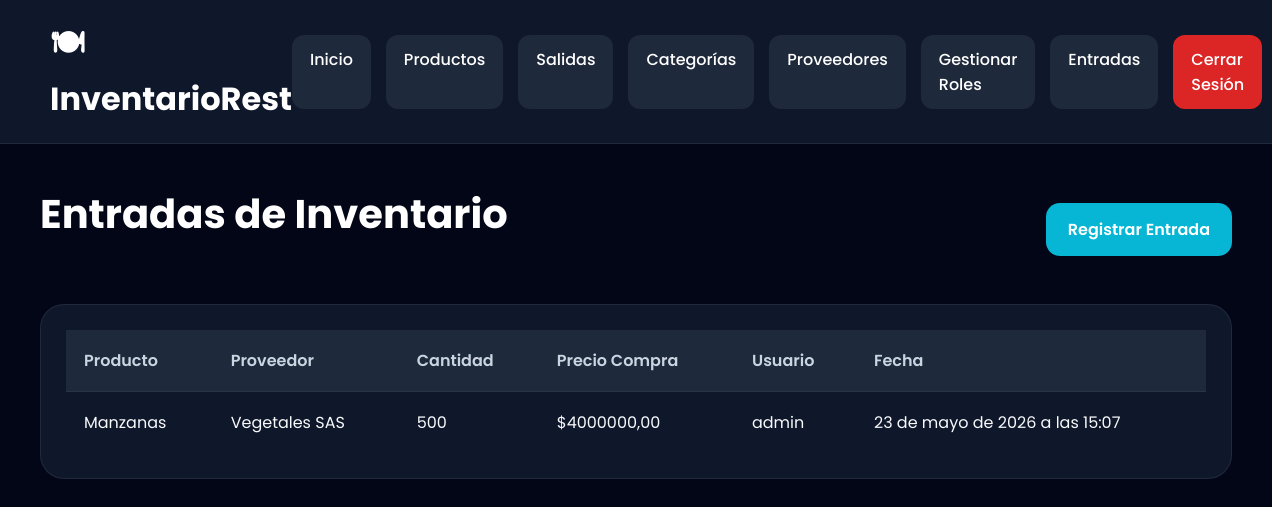
The page /entradas/ (signed in) on the database its author committed.
### modulo/models.py (models this page shows, shortened)
class EntradaProducto(models.Model):
    producto = models.ForeignKey(
        Producto,
        on_delete=models.CASCADE
    )
    proveedor = models.ForeignKey(
        Proveedor,
        on_delete=models.CASCADE
    )
    usuario = models.ForeignKey(
        User,
        on_delete=models.CASCADE
    )
    orden_compra = models.ForeignKey(
        OrdenCompra,
        on_delete=models.SET_NULL,
        null=True,
        blank=True
    )
    cantidad = models.IntegerField()
    precio_compra = models.DecimalField(
        max_digits=10,
        decimal_places=2
    )
    fecha = models.DateTimeField(
        auto_now_add=True
    )
    class Meta:
        verbose_name = "Entrada de Producto"
        verbose_name_plural = "Entradas de Productos"

class Producto(models.Model):
    nombre = models.CharField(
        max_length=100
    )
    descripcion = models.TextField(
        blank=True,
        null=True
    )
    precio = models.DecimalField(
        max_digits=10,
        decimal_places=2
    )
    stock_actual = models.IntegerField(
        default=0
    )
    categoria = models.ForeignKey(
        Categoria,
        on_delete=models.CASCADE
    )
    class Meta:
        verbose_name = "Producto"
        verbose_name_plural = "Productos"

class Proveedor(models.Model):
    nombre = models.CharField(
        max_length=100
    )
    contacto = models.CharField(
        max_length=100,
        blank=True,
        null=True
    )
    telefono = models.CharField(
        max_length=20,
        blank=True,
        null=True
    )
    email = models.EmailField(
        blank=True,
        null=True
    )
    direccion = models.CharField(
        max_length=200,
        blank=True,
        null=True
    )
    class Meta:
        verbose_name = "Proveedor"
        verbose_name_plural = "Proveedores"

### modulo/views.py (the view)
@login_required
def lista_entradas(request):
    if request.user.usuario.rol != 'admin':
        return redirect('dashboard')
    entradas = EntradaProducto.objects.all().order_by('-fecha')
    return render(
        request,
        'modulo/lista_entradas.html',
        {
            'entradas': entradas
        }
    )

### modulo/templates/modulo/lista_entradas.html (shortened to what this page needs)
{% extends 'modulo/base.html' %}
{% block content %}
<div class="products-page">
    <div class="products-header">
        <h1 class="page-title">
            Entradas de Inventario
        </h1>
        <a href="{% url 'registrar_entrada' %}"
           class="create-product-btn">
            Registrar Entrada
        </a>
    </div>
    <div class="products-card">
        <table class="products-table">
            <thead>
                <tr>
                    <th>Producto</th>
                    <th>Proveedor</th>
                    <th>Cantidad</th>
                    <th>Precio Compra</th>
                    <th>Usuario</th>
                    <th>Fecha</th>
                </tr>
            </thead>
            <tbody>
                {% for entrada in entradas %}
                <tr>
                    <td>
                        {{ entrada.producto.nombre }}
                    </td>
                    <td>
                        {{ entrada.proveedor.nombre }}
                    </td>
                    <td>
                        {{ entrada.cantidad }}
                    </td>
                    <td>
                        ${{ entrada.precio_compra }}
                    </td>
                    <td>
                        {{ entrada.usuario.username }}
                    </td>
                    <td>
                        {{ entrada.fecha }}
                    </td>
                </tr>
                {% endfor %}
            </tbody>
        </table>
    </div>
</div>
{% endblock %}

### modulo/static/modulo/css/base.css (style rules this page uses)
* { margin: 0; padding: 0; box-sizing: border-box; }
body { font-family: 'Poppins', sans-serif; background: #020617; color: white; min-height: 100vh; }
h1 { font-size: 42px; margin-bottom: 30px; }
.products-page { width: 100%; }
.products-header { display: flex; justify-content: space-between; align-items: center; margin-bottom: 30px; }
.page-title { font-size: 40px; color: white; }
.create-product-btn { text-decoration: none; background: #06b6d4; color: white; padding: 14px 22px; border-radius: 14px; font-weight: 600; transition: 0.3s; }
.products-card { background: #0f172a; border-radius: 24px; padding: 25px; border: 1px solid rgba(255,255,255,0.08); overflow-x: auto; }
.products-table { width: 100%; border-collapse: collapse; }
.products-table thead { background: #1e293b; }
.products-table th { padding: 18px; text-align: left; color: #cbd5e1; font-weight: 600; }
.products-table td { padding: 18px; border-top: 1px solid rgba(255,255,255,0.05); color: #f8fafc; }
.products-table tbody tr { transition: 0.3s; }

### rows shown on the page
EntradaProducto: producto.nombre "Manzanas", proveedor.nombre "Vegetales SAS", cantidad "500", precio_compra "4000000,00", usuario.username "admin", fecha "23 de mayo de 2026 a las 15:07"
